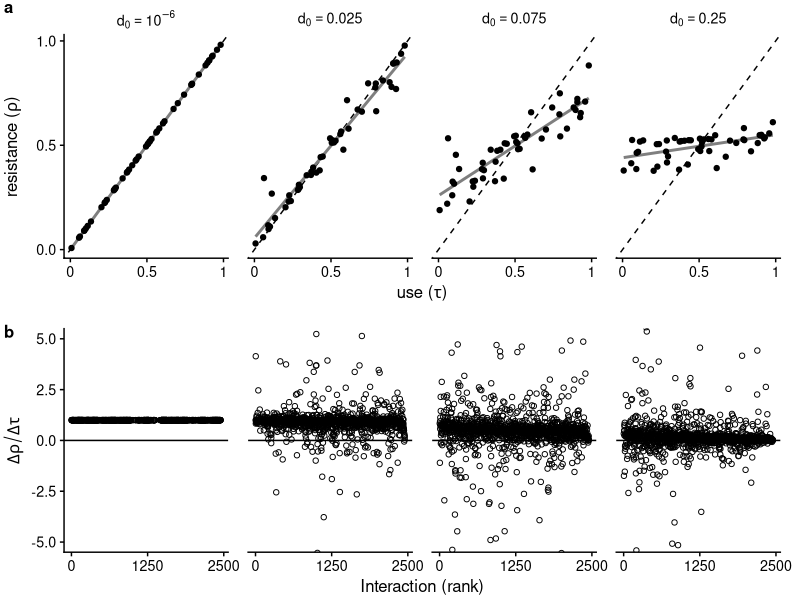

Recreate this plot in R. (Note: this script raises an error after producing the figure.)
#!/usr/bin/env Rscript

library(tidyverse)
library(patchwork)
library(cowplot)
rlm <- MASS::rlm

set.seed(77845)

n <- 50
slope <- 1
grid_size <- 1

# Put points on a grid
unit_data <- tibble(
  id = 1:n,
  use = runif(n, 0, 1),
  x = runif(n, 0, grid_size),
  y = runif(n, 0, grid_size)
)

build_cross <- function(unit_data, d0) {
  # cross the raw unit data
  cross_data <- crossing(
    rename_all(unit_data, ~ str_c(., ".1")),
    rename_all(unit_data, ~ str_c(., ".2"))
  ) %>%
    mutate(
      dist = sqrt((x.1 - x.2) ** 2 + (y.1 - y.2) ** 2),
      weight = exp(-dist / d0),
      interaction_rank = rank(weight, ties.method = "first")
    )

  stopifnot(nrow(cross_data) == nrow(unit_data) ** 2)

  # use the crossed data to get the observed resistance in every unit
  unit_data <- cross_data %>%
    # get the resistance that every place would have, in a vacuum
    mutate(res0 = slope * use.2) %>%
    group_by(id.1) %>%
    # get actual resistance as weighted mean
    summarize(
      use = unique(use.1),
      res = weighted.mean(res0, weight)
    ) %>%
    select(id = id.1, use, res)

  # look at the observed data with respect to distance
  dist_data <- cross_data %>%
    select(id.1, id.2, dist, interaction_rank) %>%
    left_join(rename_all(unit_data, ~ str_c(., ".1")), by = "id.1") %>%
    left_join(rename_all(unit_data, ~ str_c(., ".2")), by = "id.2") %>%
    mutate(
      d_use = use.1 - use.2,
      d_res = res.1 - res.2,
      dr_du = d_res / d_use
    ) %>%
    filter(id.1 != id.2, d_use >= 0) %>%
    select(id.1, id.2, dr_du, dist, interaction_rank)

  list(
    unit_data = unit_data,
    dist_data = dist_data
  )
}

compare_deciles <- function(dist_data) {
  dist_data %>%
    mutate(decile = ntile(-dist, 10)) %>%
    filter(decile %in% c(1, 10)) %>%
    group_by(decile) %>%
    summarize_at("dr_du", median) %>%
    with({
      (dr_du[decile == 10] - dr_du[decile == 1]) /
        dr_du[decile == 1]
    })
}

d0s <- c(1e-6, 0.025, 0.075, 0.25)

results <- tibble(d0 = d0s) %>%
  mutate(
    data = map(d0, ~ build_cross(unit_data, .)),
    unit_data = map(data, ~ .$unit_data),
    dist_data = map(data, ~ .$dist_data),
    slope = map_dbl(unit_data, ~ coef(lm(res ~ use, data = .))["use"]),
    decile_fraction = map_dbl(dist_data, compare_deciles),
    cor_test = map(dist_data, ~ cor.test(.$dr_du, .$interaction_rank, method = "spearman")),
    cor = map_dbl(cor_test, ~ .$estimate)
  )

lim <- 5

make_label <- function(d0) {
  fct_inorder(if_else(
    d0 == 1e-6,
    "d[0] == 10^{-6}",
    str_c("d[0] == ", d0)
  ))
}

unit_plot <- results %>%
  select(d0, unit_data) %>%
  mutate(label = make_label(d0)) %>%
  unnest(cols = unit_data) %>%
  ggplot(aes(use, res)) +
  facet_wrap(vars(label), nrow = 1, labeller = label_parsed) +
  geom_abline(slope = slope, linetype = 2, color = "black") +
  stat_smooth(method = "lm", color = "gray50", se = FALSE) +
  geom_point() +
  scale_x_continuous(
    name = expression("use (" * tau * ")"),
    breaks = c(0, 0.5, 1),
    labels = c("0", "0.5", "1")
  ) +
  scale_y_continuous(
    name = expression("resistance (" * rho * ")"),
    breaks = c(0, 0.5, 1)
  ) +
  theme_cowplot(font_size = 12) +
  theme(
    strip.background = element_blank(),
    plot.margin = margin(1, 5, 5, 1, "mm"),
    panel.spacing = unit(1, "lines")
  )

pair_plot <- results %>%
  select(d0, dist_data) %>%
  mutate(label = make_label(d0)) %>%
  unnest(cols = dist_data) %>%
  ggplot(aes(interaction_rank, dr_du)) +
  facet_wrap(vars(label), nrow = 1, labeller = label_parsed) +
  geom_point(shape = 1) +
  geom_hline(yintercept = 0, linetype = 1, color = "black") +
  stat_smooth(method = "rlm", color = "red", linetype = 2, se = FALSE) +
  coord_cartesian(ylim = c(-1, 1) * lim) +
  scale_x_continuous(
    name = "Interaction (rank)",
    breaks = c(0, n ** 2 / 2, n ** 2)
  ) +
  labs(y = expression(Delta * rho / Delta * tau)) +
  theme_cowplot(font_size = 12) +
  theme(
    strip.background = element_blank(),
    strip.text = element_blank(),
    plot.margin = margin(1, 5, 1, 1, "mm"),
    panel.spacing = unit(1, "lines")
  )

plot <- unit_plot / pair_plot +
 plot_annotation(
   tag_levels = "a",
   theme = theme(plot.margin = margin())
 )

ggsave(
  "fig/grid-sim-plot.pdf", plot,
  width = 190, height = 100, unit = "mm"
)

results %>%
  select(d0, slope, cor, decile_fraction) %>%
  write_tsv("results/grid-sim-results.tsv")
